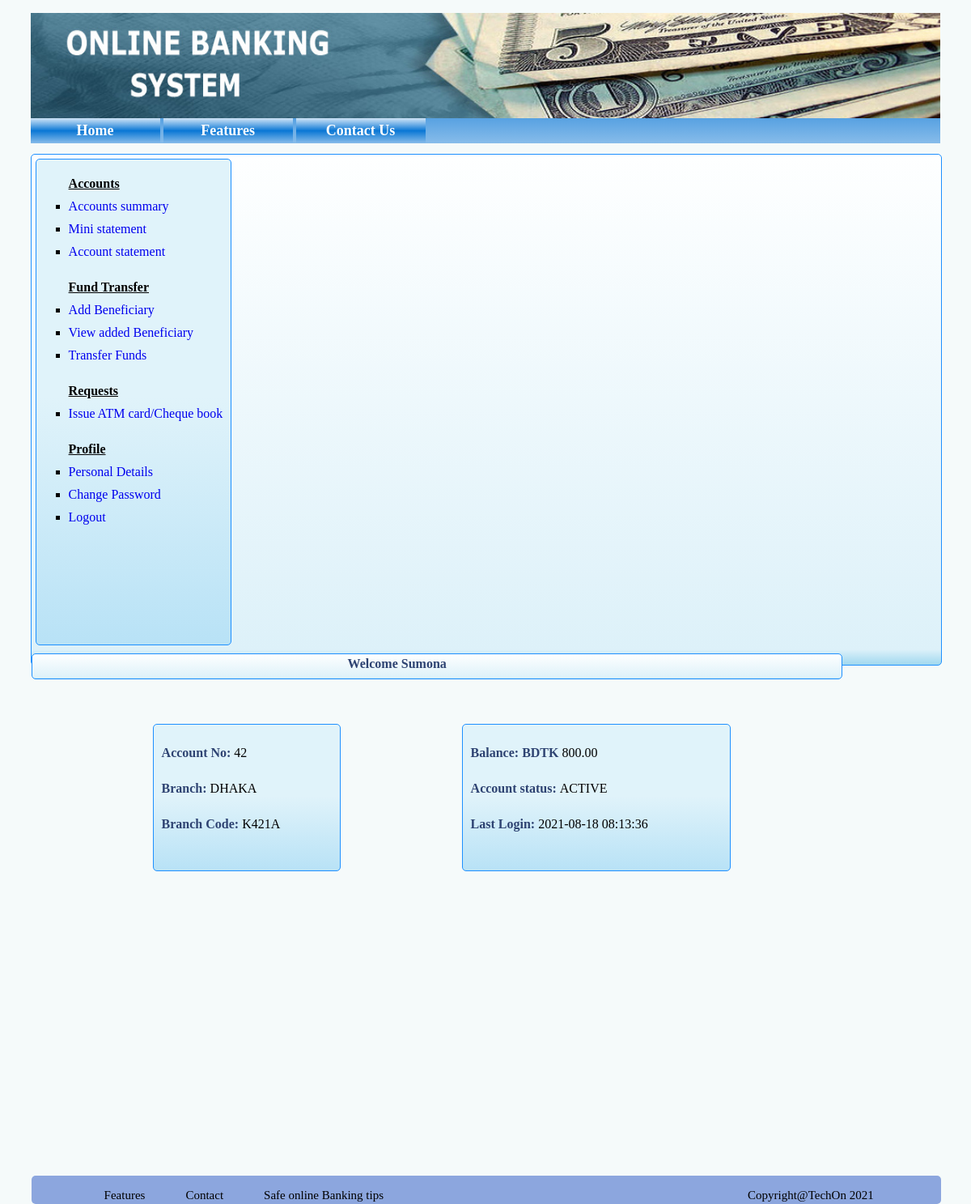
The page /customer_account_summary.php (signed in) on the database its author committed.
### tables this page shows
CREATE TABLE `customer` (
  `id` int(5) NOT NULL,
  `name` varchar(255) NOT NULL,
  `gender` char(1) NOT NULL,
  `dob` date NOT NULL,
  `nominee` varchar(255) NOT NULL,
  `account` varchar(255) NOT NULL,
  `address` varchar(255) NOT NULL,
  `mobile` varchar(11) NOT NULL,
  `email` varchar(255) NOT NULL,
  `password` varchar(255) NOT NULL,
  `branch` varchar(255) NOT NULL,
  `ifsc` varchar(255) NOT NULL,
  `lastlogin` datetime NOT NULL,
  `accstatus` varchar(255) NOT NULL
);

CREATE TABLE `passbook42` (
  `transactionid` int(5) NOT NULL,
  `transactiondate` date DEFAULT NULL,
  `name` varchar(255) DEFAULT NULL,
  `branch` varchar(255) DEFAULT NULL,
  `ifsc` varchar(255) DEFAULT NULL,
  `credit` int(10) DEFAULT NULL,
  `debit` int(10) DEFAULT NULL,
  `amount` float(10,2) DEFAULT NULL,
  `narration` varchar(255) DEFAULT NULL
);

### customer_account_summary.php (the view, shortened to what this page needs)
<?php
                $cust_id=$_SESSION['cust_id'];
                include '_inc/dbconn.php';
                $result = $conn->query("SELECT * FROM customer WHERE email='$cust_id'") or die(mysql_error());
                $rws=  mysqli_fetch_array($result);
                $account_no= $rws[0];
                $branch=$rws[10];
                $branch_code= $rws[11];
                $last_login= $rws[12];
                $acc_status=$rws[13];
                ?>
<!DOCTYPE html>
<html>
    <head>
        <link rel="stylesheet" href="newcss.css">
    </head>
        <?php include 'header.php' ?>
        <div class='content_customer'>
           <?php include 'customer_navbar.php'?>
            <div class="customer_top_nav">
             <div class="text">Welcome <?php echo $_SESSION['name']?></div>
            </div>
            <?php
                $result = $conn->query("SELECT * FROM passbook".$_SESSION['login_id']) ;
                while($rws = mysqli_fetch_array($result))
                {
                $balance=$rws[7];
                }
?>
            <div class="customer_body">
                <div class="content1">
            <p><span class="heading">Account No: </span><?php echo $account_no;?></p>
            <p><span class="heading">Branch: </span><?php echo $branch;?></p>
            <p><span class="heading">Branch Code: </span><?php echo $branch_code;?></p>
            </div>
            <div class="content2">
            <p><span class="heading">Balance: BDTK </span><?php echo $balance;?></p>
            <p><span class="heading">Account status: </span><?php echo $acc_status;?></p>
            <p><span class="heading">Last Login: </span><?php echo $last_login;?></p>
           </div>
        </div>
               <?php include 'footer.php';?>
    </body>
</html>

### newcss.css (style rules this page uses)
body { background-color:#F9F6F4; background-color:#F5FAFA; font-family:verdana; }
.content_customer { height:630px; width:100%; border:1px solid dodgerblue; border-radius:5px; background: linear-gradient(to bottom, rgba(254,255,255,1) 0%,rgba(221,241,249,1) 97%,rgba(160,216,239,1) 100%); }
.customer_top_nav { height:30px; width:1000px; float:left; margin-top:5px; border:1px solid dodgerblue; border-radius:5px; background: linear-gradient(to bottom, rgba(254,255,255,1) 0%,rgba(221,241,249,1) 97%,rgba(160,216,239,1) 100%); }
.customer_top_nav .text { margin-left:39%; margin-top:3px; font-weight:bold; color:#2E4372; }
.customer_body { height:95%; width:1000px; float:left; margin-top:5px; border-radius:5px; }
.customer_body p { text-align:left; margin-left:10px; }
.customer_body .heading { font-weight:bold; color:#2E4372; }
.heading { font-weight:bold; color:#2E4372; }
.content1 { margin-left:15%; margin-top:5%; float:left; height:180px; width:230px; border:1px solid dodgerblue; border-radius:5px; background: linear-gradient(to bottom, rgba(224,243,250,1) 49%,rgba(184,226,246,1) 100%,rgba(182,223,253,1) 100%); }
.content2 { margin-left:15%; margin-top:5%; float:left; height:180px; width:330px; border:1px solid dodgerblue; border-radius:5px; background: linear-gradient(to bottom, rgba(224,243,250,1) 49%,rgba(184,226,246,1) 100%,rgba(182,223,253,1) 100%); }
.content1 p { padding-top:10px; }
.content2 p { padding-top:10px; }

### rows shown on the page
customer: id "42", branch "DHAKA", ifsc "K421A", accstatus "ACTIVE", lastlogin "2021-08-18 08:13:36"
passbook42: amount "800.00"

### other values the page prints
$_SESSION['name'] "Sumona"
